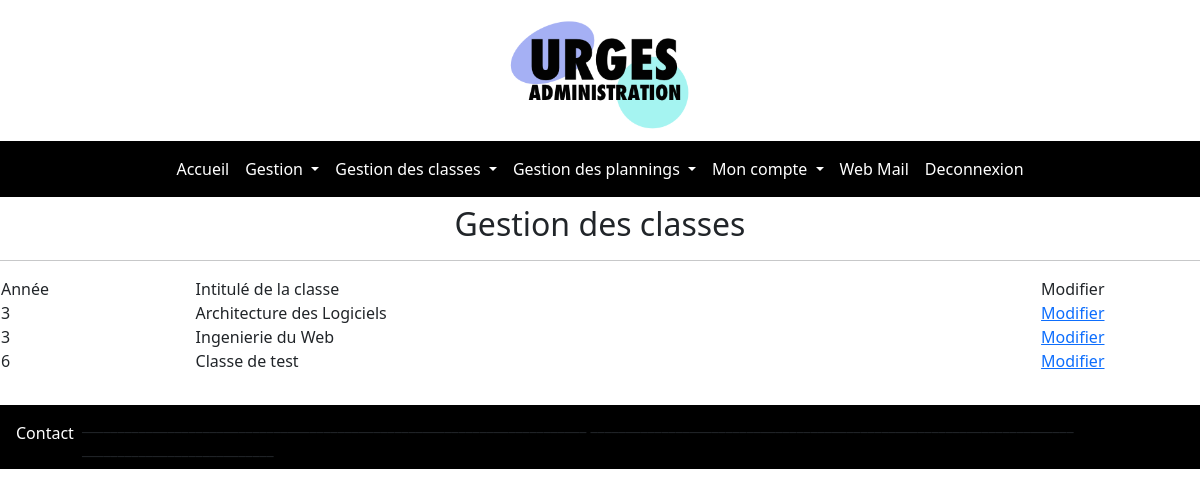
/administration/pages/Home/gestion_classe.php (signed in), run on an earlier commit of the app's database.
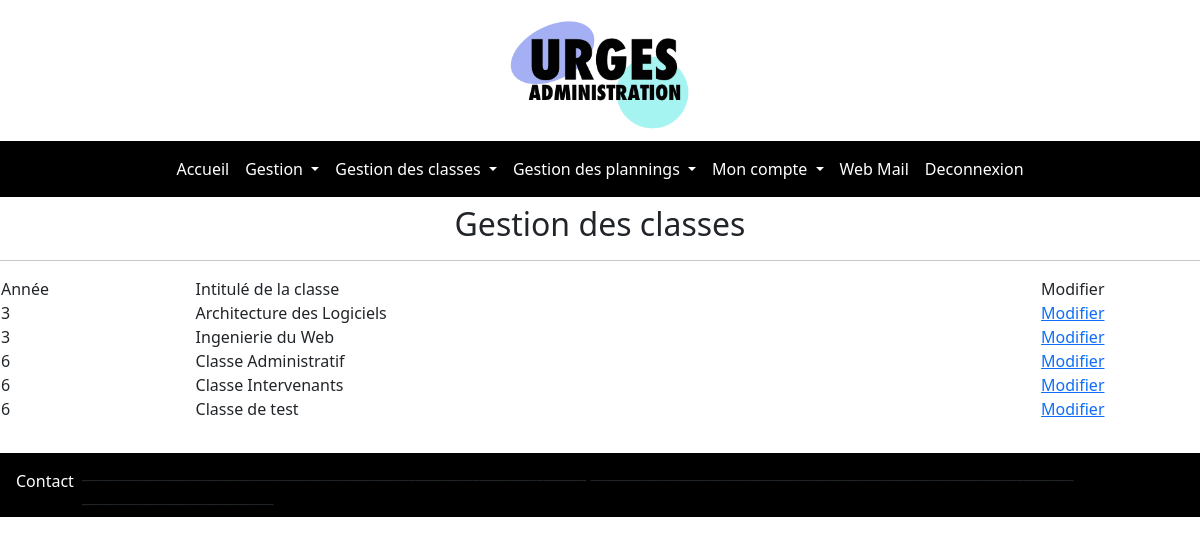
And on a later commit of the database.
### tables this page shows
CREATE TABLE `classe` (
  `id_classe` int(11) NOT NULL,
  `nom_classe` varchar(60) NOT NULL,
  `annee` int(11) NOT NULL
);

### administration/pages/Home/gestion_classe.php (the view, shortened to what this page needs)
<?php
include('../../function/bdd.php');
include('../../function/header.php');
include('../../function/nav_menu.php');
?>
<center><h2>Gestion des classes</h2></center><hr>
<table width="1200">
	<tr>
		<td>Année</td>
		<td>Intitulé de la classe</td>
		<td><center>Modifier</center></td>
	</tr>
	<form action="modifierclasse.php" method="get">
<?php
$req="SELECT * FROM `classe` ORDER BY `annee` ASC";
$ex=$link->prepare($req);
$ex->execute();
while($row=$ex->fetch())
{
	$idclasse = $row['id_classe'];
	echo "<tr>";
		echo "<td>".$row['annee']."</td>";
		echo "<td>".$row['nom_classe']."</td>";
		echo "<td><center><a href='modifierclasse.php?id=".$idclasse."'>Modifier</a></center></td>";
	echo "</tr>";
}
?>
</table><br>
<?php
include('../../function/footer.php');
?>

What changed in the data, as far as the page shows it:
added classe: annee "6", nom_classe "Classe Administratif"
added classe: annee "6", nom_classe "Classe Intervenants"
